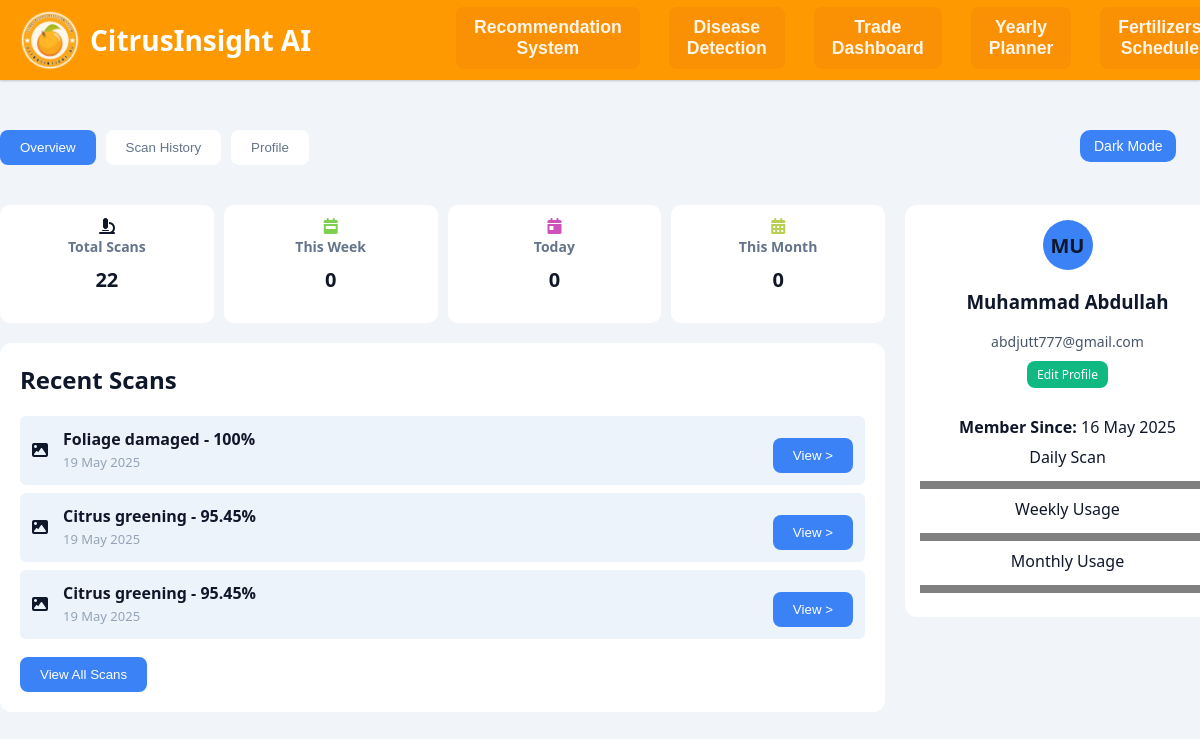
The page /Website/user_dashboard.php (signed in) on the database as committed earlier.
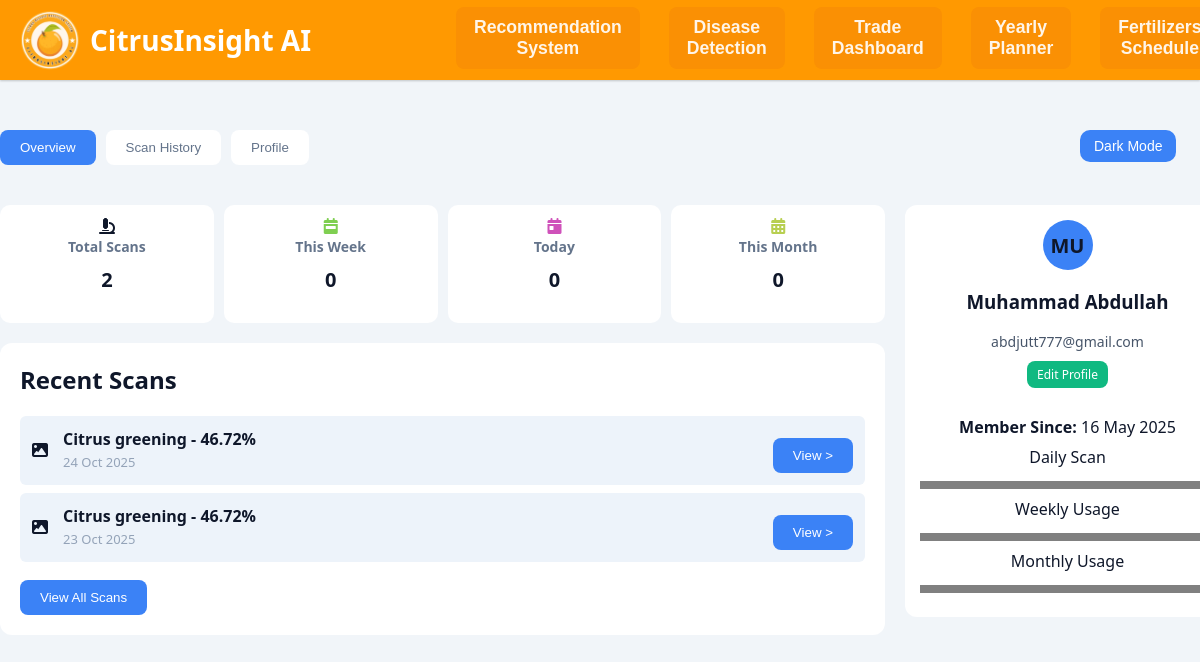
The same page on the database as committed later.
### tables this page shows
CREATE TABLE `disease_report` (
  `report_id` int(10) NOT NULL,
  `user_id` int(5) NOT NULL,
  `model_name` varchar(30) NOT NULL,
  `prediction_result` varchar(255) NOT NULL,
  `confidence_score` float NOT NULL,
  `time` timestamp NOT NULL DEFAULT current_timestamp() ON UPDATE current_timestamp(),
  `image_path` varchar(255) NOT NULL
);

### Website/user_dashboard.php (the view, shortened to what this page needs)
<?php
include 'connect.php';
if (isset($_SESSION['user_date'])) {
    $user_date = $_SESSION['user_date'];
    $formatted_user_date = date('d M Y', strtotime($user_date));
} else {
    $user_date = null;
}
$name = $_SESSION['name'];
$email = $_SESSION['email'];
$user_id = $_SESSION['user_id'];
$scan_sql = "SELECT report_id,prediction_result, confidence_score, time FROM disease_report WHERE user_id = ? ORDER BY time DESC LIMIT 3";
$stmt = $conn->prepare($scan_sql);
$stmt->bind_param("i", $user_id);
$stmt->execute();
$scan_result = $stmt->get_result();
$scans = $scan_result->fetch_all(MYSQLI_ASSOC);
$today = date("Y-m-d");
$week_start = date("Y-m-d", strtotime("monday this week"));
$month_start = date("Y-m-01");
function get_count($conn, $user_id, $condition = "") {
  $sql = "SELECT COUNT(*) as count FROM disease_report WHERE user_id = ? $condition";
  $stmt = $conn->prepare($sql);
  $stmt->bind_param("i", $user_id);
  $stmt->execute();
  $result = $stmt->get_result()->fetch_assoc();
  return $result['count'];
}
$total = get_count($conn, $user_id);
$today_count = get_count($conn, $user_id, "AND DATE(time) = '$today'");
$week_count = get_count($conn, $user_id, "AND DATE(time) >= '$week_start'");
$month_count = get_count($conn, $user_id, "AND DATE(time) >= '$month_start'");
?>
<!DOCTYPE html>
<html lang="en">
<head>
  <link rel="stylesheet" href="https://cdnjs.cloudflare.com/ajax/libs/font-awesome/6.4.0/css/all.min.css" />
  <link rel="stylesheet" href="./css/navbar.css">
  <link rel="stylesheet" href="./css/user_dashboard.css">
</head>
<body>
  <nav>
<div class="navbar">
<div class="nav-links">
<ul class="links">
<div class="logo">
<img src="./assets/logo.png" alt="Citrus Insight AI Logo">
CitrusInsight AI
</div>
<a href="./recommendation_system.html"><li><button class="nav-btn">Recommendation System</button></li></a>
<a href="./disease_detection.php"><li><button class="nav-btn">Disease Detection</button></li></a>
<a href="./dashboard.php"><li><button class="nav-btn">Trade Dashboard</button></li></a>
<a href="./yearly_planner_en.html"><li><button class="nav-btn">Yearly Planner</button></li></a>
<a href="./fertilizer_schedule_en.html"><li><button class="nav-btn">Fertilizers Schedule</button></li></a>
</ul>
</div>
</div>
</nav>
<div class="dashboard">
  <div class="tabs">
    <button class="tab active">Overview</button>
    <a href="scan_history.php"><button class="tab">Scan History</button></a>
    <a href="profile.php"><button class="tab">Profile</button></a>
     <button class="theme-toggle tab" onclick="toggleTheme()">Toggle Theme</button>
  </div>
  <div class="left-panel">
    <section class="statistics">
      <div class="stat-card">
        <div class="stat-header">
          <i class="fas fa-microscope"></i>
          <h3>Total Scans</h3>
        </div>
        <p><?= $total ?></p>
      </div>
      <div class="stat-card">
        <div class="stat-header">
          <i class="fas fa-calendar-week" style="color:rgb(127, 207, 81);"></i>
          <h3>This Week</h3>
        </div>
        <p><?= $week_count ?></p>
      </div>
      <div class="stat-card">
        <div class="stat-header">
          <i class="fas fa-calendar-day" style="color:rgb(207, 81, 186);"></i>
          <h3>Today</h3>
        </div>
        <p><?= $today_count ?></p>
      </div>
      <div class="stat-card">
        <div class="stat-header">
          <i class="fas fa-calendar-alt" style="color:rgb(184, 207, 81);"></i>
          <h3>This Month</h3>
        </div>
        <p><?= $month_count ?></p>
      </div>
    </section>
    <section class="scan-list">
      <h2>Recent Scans</h2>
      <ul id="scan-items">
        <?php if (count($scans) > 0): ?>
          <?php foreach ($scans as $scan): ?>
            <li>
              <div style="display: flex; align-items: center; gap: 15px;">
                <i class="fas fa-image" style="color: var(--accent);"></i>
                <div>
                  <strong><?= htmlspecialchars($scan['prediction_result']) ?> - <?= $scan['confidence_score'] ?>%</strong><br>
                  <small style="color: #94a3b8; font-size: 13px;"> <?= date('d M Y', strtotime($scan['time'])) ?> </small>
                </div>
              </div>
              <a href="view.php?report_id=<?= $scan['report_id'] ?>">
                <button class="view">View &gt;</button>
              </a>
            </li>
          <?php endforeach; ?>
        <?php else: ?>
          <li>No scan data found.</li>
        <?php endif; ?>
      </ul>
      <a href="scan_history.php"><button class="view-all">View All Scans</button></a>
    </section>
  </div>
  <aside class="profile">
    <div class="avatar"> <?= strtoupper(substr($name, 0, 2)) ?> </div>
    <h3><?= htmlspecialchars($name) ?></h3>
    <p class="email"> <?= htmlspecialchars($email) ?> </p>
    <a href="profile.php"><span class="badge">Edit Profile</span></a>
    <div class="summary">
      <p><strong>Member Since:</strong> <?= $formatted_user_date ?></p>
    </div>
    <div class="usage">
      <p>Daily Scan <progress value="<?= $today_count ?>" max="10"></progress></p>
      <p>Weekly Usage <progress value="<?= $week_count ?>" max="100"></progress></p>
      <p>Monthly Usage <progress value="<?= $month_count ?>" max="1000"></progress></p>
    </div>
  </aside>
</div>
</body>
</html>

### Website/css/navbar.css (style rules this page uses)
nav { position: fixed; top: 0; left: 0; width: 100%; height: 80px; background: #ff9901; box-shadow: 0 1px 2px rgba(0, 0, 0, 0.2); z-index: 99; margin-bottom: 1rem; }
nav .navbar { height: 100%; max-width: 1250px; width: 100%; display: flex; align-items: center; justify-content: space-between; padding: 0 15px; }
.links li { list-style: none; padding: 0 14px; }
.nav-links ul { display: flex; gap: 1px; }
.nav-btn { background-color: #fa9004; color: rgba(255, 255, 255, 0.911); font-size: 1.1rem; margin-left: 0%; margin-right: 0%; font-weight: 700; border: none; padding: 10px 18px; border-radius: 8px; cursor: pointer; transition: all 0.3s ease; outline: none; }
nav .navbar .logo { display: flex; align-items: center; color: #fff; font-size: 1.75rem; font-weight: bold; text-decoration: none; left: 0%; padding-right: 130px; width: max-content; white-space: nowrap; }
nav .navbar .logo img { width: 60px; height: auto; margin-right: 10px; border-radius: 50%; }
.logo { margin-left: 0%; }
.links { margin: auto; }
ul.links { margin: 4px; margin-left:-15px; }

### Website/css/user_dashboard.css (style rules this page uses)
:root { --bg-color: #f1f5f9; --text-color: #0f172a; --header-bg: #fff; --primary-color: #3b82f6; --card-bg: #ffffff; --muted-text: #64748b; --item-bg:rgb(237, 243, 250); --profile-email: #475569; --badge-bg: #10b981; }
body { margin: 0; font-family: 'Segoe UI', Tahoma, Geneva, Verdana, sans-serif; background-color: var(--bg-color); color: var(--text-color); display: flex; flex-direction: column; align-items: center; }
.dashboard { display: grid; grid-template-columns: 3fr 1fr; gap: 20px; padding: 20px; width: 100%; max-width: 1200px; margin-top: 110px; }
.tabs { grid-column: span 2; display: flex; gap: 10px; margin-bottom: 20px; }
.tab { background-color: var(--card-bg); color: var(--muted-text); border: none; padding: 10px 20px; border-radius: 8px; cursor: pointer; }
.tab.active { background-color: var(--primary-color); color: white; }
.left-panel { display: flex; flex-direction: column; gap: 20px; }
.statistics { display: flex; gap: 10px; }
.stat-card { background-color: var(--card-bg); padding: 10px; flex: 1; border-radius: 10px; text-align: center; }
.stat-card h3 { margin: 0; font-size: 14px; color: var(--muted-text); }
.stat-card p { font-size: 20px; margin-top: 10px; font-weight: bold; }
.scan-list { background-color: var(--card-bg); padding: 20px; border-radius: 12px; }
.scan-list h2 { margin-top: 0; }
#scan-items { list-style: none; padding: 0; margin: 0; }
#scan-items li { background-color: var(--item-bg); margin-bottom: 8px; padding: 12px; border-radius: 6px; display: flex; justify-content: space-between; align-items: center; }
.view, .view-all { margin-top: 10px; background-color: var(--primary-color); color: white; padding: 10px 20px; border: none; border-radius: 8px; cursor: pointer; }
.profile { background-color: var(--card-bg); padding: 15px; border-radius: 12px; text-align: center; width: 100%; max-width: 300px; align-self: start; }
.avatar { width: 50px; height: 50px; background-color: var(--primary-color); border-radius: 50%; display: flex; align-items: center; justify-content: center; font-size: 20px; margin: 0 auto 10px; font-weight: bold; }
.email { color: var(--profile-email); font-size: 14px; margin-bottom: 10px; }
.badge { background-color: var(--badge-bg); padding: 5px 10px; border-radius: 8px; font-size: 12px; display: inline-block; margin-bottom: 20px; color: white; }
.summary p, .usage p { margin: 8px 0; }
progress { width: 100%; height: 8px; border-radius: 4px; }
ul.links { margin-left: -35px; }
.theme-toggle { position: fixed; cursor: pointer; background-color: var(--primary-color); color: white; padding: 8px 14px; border-radius: 10px; font-size: 14px; border: none; margin-left:1080px; }

Rows that differ between the two databases and show on the page:
removed disease_report: prediction_result "Foliage damaged", confidence_score "100", time "19 May 2025"
removed disease_report: prediction_result "Citrus greening", confidence_score "95.45", time "19 May 2025"
removed disease_report: prediction_result "Citrus greening", confidence_score "95.45", time "19 May 2025"
added disease_report: prediction_result "Citrus greening", confidence_score "46.72", time "24 Oct 2025"
added disease_report: prediction_result "Citrus greening", confidence_score "46.72", time "23 Oct 2025"
Other text that changed with them:
$total: "22" → "2"
